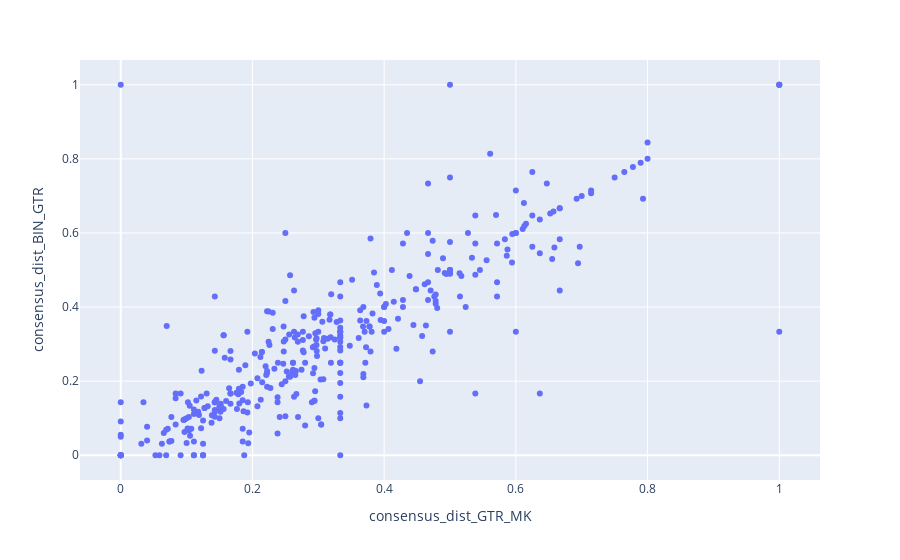
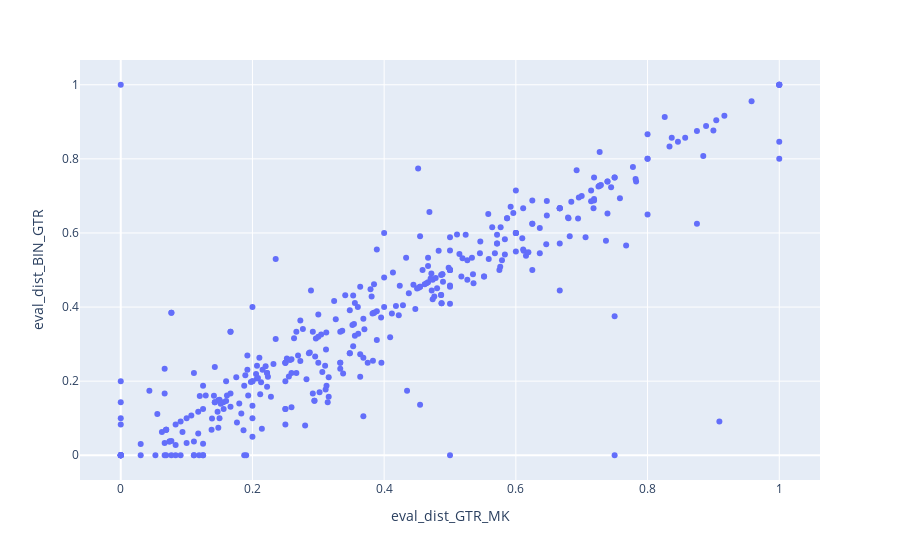

Notebook source saved alongside these figures, in order:
### Code cell
# TREE DIFFS
#scatter(df, "consensus_dist_BIN_GTR", "consensus_dist_BIN_MK")
#scatter(df, "consensus_dist_BIN_MK", "consensus_dist_GTR_MK")
scatter(df, "consensus_dist_GTR_MK", "consensus_dist_BIN_GTR")
# only the last one is correlated --> Indicates similar behaviour of BIN and MK 

#scatter(df, "eval_dist_BIN_GTR", "eval_dist_BIN_MK")
#scatter(df, "eval_dist_BIN_MK", "eval_dist_GTR_MK")
scatter(df, "eval_dist_GTR_MK", "eval_dist_BIN_GTR")
# same as above, correlation even stronger

### Figure 1 — Plotly figure (JSON) as saved in the notebook; plotly's stock layout.template omitted (floating-point values rounded to 4 significant figures; data arrays with more than 128 entries replaced by an {"elided": "..."} marker saying what was removed)
{"data": [{"hovertemplate": "consensus_dist_GTR_MK=%{x}<br>consensus_dist_BIN_GTR=%{y}<extra></extra>", "legendgroup": "", "marker": {"color": "#636efa", "symbol": "circle"}, "mode": "markers", "name": "", "orientation": "v", "showlegend": false, "type": "scatter", "x": {"elided": "373 float values"}, "xaxis": "x", "y": {"elided": "373 float values"}, "yaxis": "y"}], "layout": {"legend": {"tracegroupgap": 0}, "margin": {"t": 60}, "xaxis": {"anchor": "y", "domain": [0, 1], "title": {"text": "consensus_dist_GTR_MK"}}, "yaxis": {"anchor": "x", "domain": [0, 1], "title": {"text": "consensus_dist_BIN_GTR"}}}}

### Figure 2 — Plotly figure (JSON) as saved in the notebook; plotly's stock layout.template omitted (floating-point values rounded to 4 significant figures; data arrays with more than 128 entries replaced by an {"elided": "..."} marker saying what was removed)
{"data": [{"hovertemplate": "eval_dist_GTR_MK=%{x}<br>eval_dist_BIN_GTR=%{y}<extra></extra>", "legendgroup": "", "marker": {"color": "#636efa", "symbol": "circle"}, "mode": "markers", "name": "", "orientation": "v", "showlegend": false, "type": "scatter", "x": {"elided": "373 float values"}, "xaxis": "x", "y": {"elided": "373 float values"}, "yaxis": "y"}], "layout": {"legend": {"tracegroupgap": 0}, "margin": {"t": 60}, "xaxis": {"anchor": "y", "domain": [0, 1], "title": {"text": "eval_dist_GTR_MK"}}, "yaxis": {"anchor": "x", "domain": [0, 1], "title": {"text": "eval_dist_BIN_GTR"}}}}
